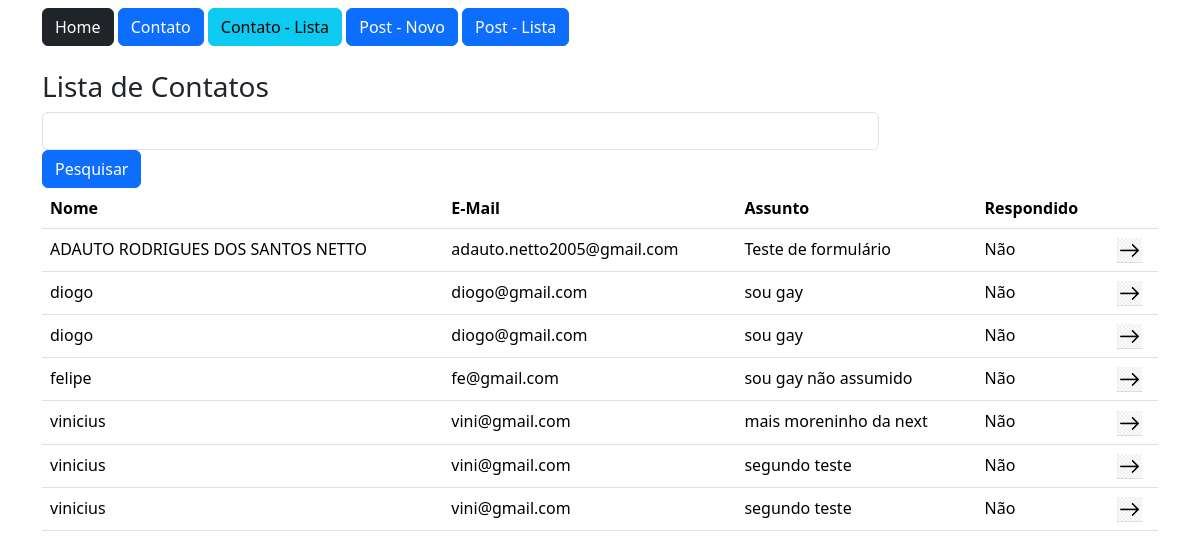
The app's page /contato/lista/ (signed in) with its own data.
### estudo/models.py (models this page shows)
class Contato(db.Model):
    id = db.Column(db.Integer, primary_key=True)
    data_envio = db.Column(db.DateTime, default=datetime.utcnow())
    nome = db.Column(db.String, nullable=True)
    email = db.Column(db.String, nullable=True)
    assunto = db.Column(db.String, nullable=True)
    mensagem = db.Column(db.String, nullable=True)
    respondido = db.Column(db.Integer, default=0)

### estudo/views.py (the view)
@app.route('/contato/lista/')
@login_required
def contatoLista():
    if current_user.id == 2: return redirect(url_for('homepage'))
    if request.method == 'GET':
        pesquisa = request.args.get('pesquisa', '')
    dados = Contato.query.order_by('nome')
    if pesquisa != '':
          dados = dados.filter_by(nome=pesquisa)
    print(dados.all())
    context = {'dados': dados.all()}
    return render_template('contato_lista.html', context=context)

### estudo/models.py (called while the page is built)
@login_manager.user_loader
def load_user(user_id):
    return User.query.get(user_id)

### estudo/templates/contato_lista.html
{% extends 'base.html' %}
{% block content %}
        <div class="container">
            {% include 'nav.html' %}
            <div class="row mt-4 ">
                <h3>Lista de Contatos</h3>
                <form class="get" class="'row">
                    <div class="col-9">
                        <input type="text" name="pesquisa" class="form-control">
                    </div>
                    <div class="col-3">
                        <button type="submit" class="btn btn-primary">Pesquisar</button>
                    </div>
                </form>
                <div class="col-12">
                    <table class="table">
                        <thead>
                            <tr>
                                <th>Nome</th>
                                <th>E-Mail</th>
                                <th>Assunto</th>
                                <th>Respondido</th>
                                <th></th>
                            </tr>
                        </thead>
                        <tbody>
                            {% for linha in context['dados'] %}
                            <tr>
                                <td>{{linha.nome}}</td>
                                <td>{{linha.email}}</td>
                                <td>{{linha.assunto}}</td>
                                <td>
                                    {% if linha.respondido == 1  %}
                                        Sim
                                    {% else %}
                                        Não
                                    {% endif%}
                                </td>
                                <td><a href="{{ url_for('contatoDetail', id=linha.id) }}"><img src="{{ url_for('static', filename='img/btn.png') }}" style="width: 25px;"></a></td>
                            </tr>
                            {% endfor %}
                        </tbody>
                    </table>
                </div>
            </div>
        </div>
{% endblock %}

### estudo/templates/base.html (shortened to what this page needs)
<!DOCTYPE html>
<html lang="pt-br">
<head>
    <link href="https://cdn.jsdelivr.net/npm/bootstrap@5.3.8/dist/css/bootstrap.min.css" rel="stylesheet">
</head>
<body>
        <section class="container-fluid mt-2">
        {% block content %} {% endblock %}
        </section>
</body>
</html>

### estudo/templates/nav.html
<a href="/" class="btn btn-dark">Home</a>
<a href="{{url_for('contato')}}" class="btn btn-primary">Contato</a>
<a href="{{url_for('contatoLista')}}" class="btn btn-info">Contato - Lista</a>
<a href="{{url_for('PostNovo')}}" class="btn btn-primary">Post - Novo</a>
<a href="{{url_for('PostLista')}}" class="btn btn-primary">Post - Lista</a>

### records on screen
Contato: nome "ADAUTO RODRIGUES DOS SANTOS NETTO", email "adauto.netto2005@gmail.com", assunto "Teste de formulário", respondido "Não"
Contato: nome "diogo", email "diogo@gmail.com", assunto "sou gay", respondido "Não"
Contato: nome "diogo", email "diogo@gmail.com", assunto "sou gay", respondido "Não"
Contato: nome "felipe", email "fe@gmail.com", assunto "sou gay não assumido", respondido "Não"
Contato: nome "vinicius", email "vini@gmail.com", assunto "mais moreninho da next", respondido "Não"
Contato: nome "vinicius", email "vini@gmail.com", assunto "segundo teste", respondido "Não"
Contato: nome "vinicius", email "vini@gmail.com", assunto "segundo teste", respondido "Não"
